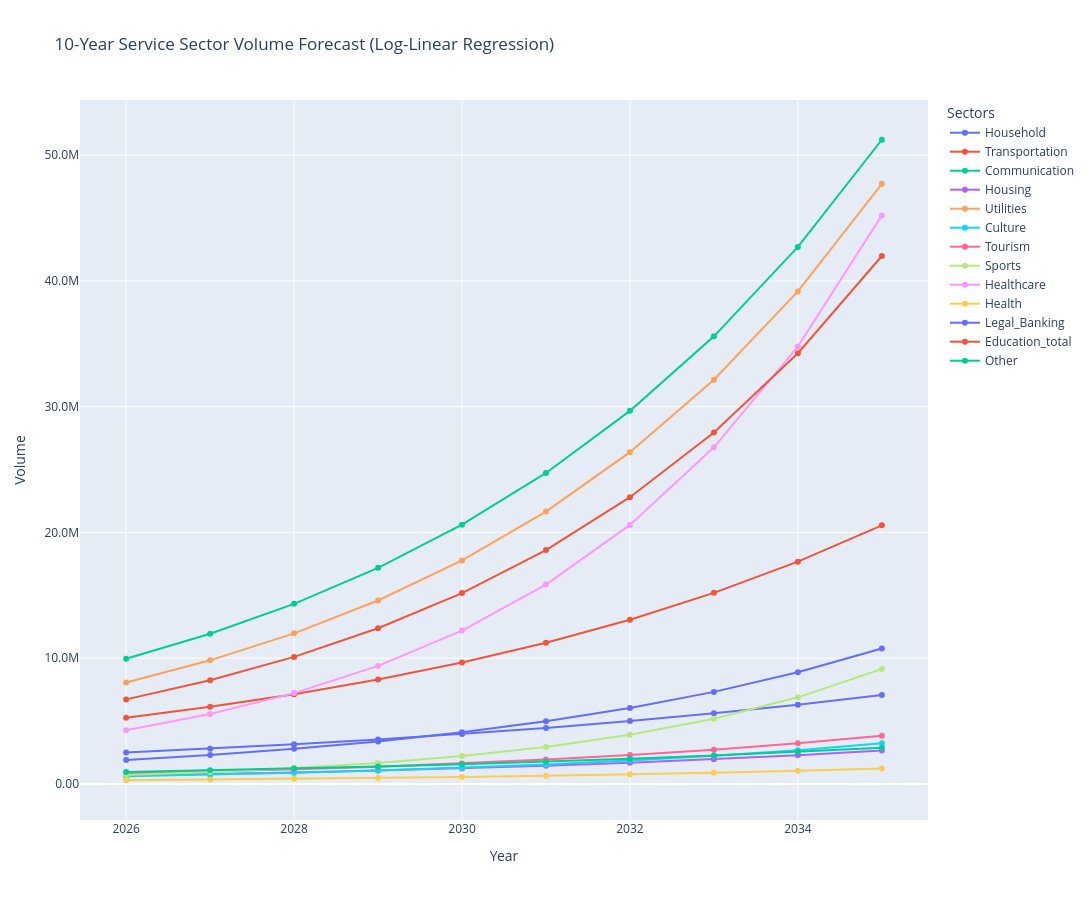

The code cell stored with this chart in its notebook:
### Code cell
# Creating the line graph to visualize it
graph = px.line(forecast_df, 
              x='Year', 
              y=sector_cols,
              title='10-Year Service Sector Volume Forecast (Log-Linear Regression)',
              labels={'value':'Volume', 'Year':'Year'},
              markers=True,
              width=1500, 
              height=900)

# Applying fixed layout and custom hovertemplate
graph.update_layout(
    yaxis_tickformat='.3s', 
    xaxis_fixedrange=True,  
    yaxis_fixedrange=True,   
    legend_title_text='Sectors')

graph.update_traces(hovertemplate="Sector: %{fullData.name}<br>Year: %{x}<br>Volume: %{y}<extra></extra>")
graph.show()

### Figure 1 — Plotly figure (JSON) as saved in the notebook; plotly's stock layout.template omitted (floating-point values rounded to 4 significant figures)
{"data": [{"hovertemplate": "Sector: %{fullData.name}<br>Year: %{x}<br>Volume: %{y}<extra></extra>", "legendgroup": "Household", "line": {"color": "#636efa", "dash": "solid"}, "marker": {"symbol": "circle"}, "mode": "lines+markers", "name": "Household", "orientation": "v", "showlegend": true, "type": "scatter", "x": [2026, 2027, 2028, 2029, 2030, 2031, 2032, 2033, 2034, 2035], "xaxis": "x", "y": [2495000.0, 2802000.0, 3146000.0, 3532000.0, 3965000.0, 4452000.0, 4998000.0, 5612000.0, 6300000.0, 7074000.0], "yaxis": "y"}, {"hovertemplate": "Sector: %{fullData.name}<br>Year: %{x}<br>Volume: %{y}<extra></extra>", "legendgroup": "Transportation", "line": {"color": "#EF553B", "dash": "solid"}, "marker": {"symbol": "circle"}, "mode": "lines+markers", "name": "Transportation", "orientation": "v", "showlegend": true, "type": "scatter", "x": [2026, 2027, 2028, 2029, 2030, 2031, 2032, 2033, 2034, 2035], "xaxis": "x", "y": [5271000.0, 6131000.0, 7132000.0, 8297000.0, 9652000.0, 11230000.0, 13060000.0, 15200000.0, 17680000.0, 20560000.0], "yaxis": "y"}, {"hovertemplate": "Sector: %{fullData.name}<br>Year: %{x}<br>Volume: %{y}<extra></extra>", "legendgroup": "Communication", "line": {"color": "#00cc96", "dash": "solid"}, "marker": {"symbol": "circle"}, "mode": "lines+markers", "name": "Communication", "orientation": "v", "showlegend": true, "type": "scatter", "x": [2026, 2027, 2028, 2029, 2030, 2031, 2032, 2033, 2034, 2035], "xaxis": "x", "y": [9951000.0, 11940000.0, 14320000.0, 17180000.0, 20610000.0, 24730000.0, 29670000.0, 35590000.0, 42700000.0, 51230000.0], "yaxis": "y"}, {"hovertemplate": "Sector: %{fullData.name}<br>Year: %{x}<br>Volume: %{y}<extra></extra>", "legendgroup": "Housing", "line": {"color": "#ab63fa", "dash": "solid"}, "marker": {"symbol": "circle"}, "mode": "lines+markers", "name": "Housing", "orientation": "v", "showlegend": true, "type": "scatter", "x": [2026, 2027, 2028, 2029, 2030, 2031, 2032, 2033, 2034, 2035], "xaxis": "x", "y": [667600.0, 778500.0, 907800.0, 1059000.0, 1234000.0, 1439000.0, 1678000.0, 1957000.0, 2282000.0, 2661000.0], "yaxis": "y"}, {"hovertemplate": "Sector: %{fullData.name}<br>Year: %{x}<br>Volume: %{y}<extra></extra>", "legendgroup": "Utilities", "line": {"color": "#FFA15A", "dash": "solid"}, "marker": {"symbol": "circle"}, "mode": "lines+markers", "name": "Utilities", "orientation": "v", "showlegend": true, "type": "scatter", "x": [2026, 2027, 2028, 2029, 2030, 2031, 2032, 2033, 2034, 2035], "xaxis": "x", "y": [8066000.0, 9828000.0, 11970000.0, 14590000.0, 17770000.0, 21660000.0, 26380000.0, 32150000.0, 39170000.0, 47720000.0], "yaxis": "y"}, {"hovertemplate": "Sector: %{fullData.name}<br>Year: %{x}<br>Volume: %{y}<extra></extra>", "legendgroup": "Culture", "line": {"color": "#19d3f3", "dash": "solid"}, "marker": {"symbol": "circle"}, "mode": "lines+markers", "name": "Culture", "orientation": "v", "showlegend": true, "type": "scatter", "x": [2026, 2027, 2028, 2029, 2030, 2031, 2032, 2033, 2034, 2035], "xaxis": "x", "y": [612400.0, 736700.0, 886200.0, 1066000.0, 1282000.0, 1543000.0, 1856000.0, 2232000.0, 2685000.0, 3230000.0], "yaxis": "y"}, {"hovertemplate": "Sector: %{fullData.name}<br>Year: %{x}<br>Volume: %{y}<extra></extra>", "legendgroup": "Tourism", "line": {"color": "#FF6692", "dash": "solid"}, "marker": {"symbol": "circle"}, "mode": "lines+markers", "name": "Tourism", "orientation": "v", "showlegend": true, "type": "scatter", "x": [2026, 2027, 2028, 2029, 2030, 2031, 2032, 2033, 2034, 2035], "xaxis": "x", "y": [821800.0, 975200.0, 1157000.0, 1373000.0, 1630000.0, 1934000.0, 2295000.0, 2723000.0, 3231000.0, 3835000.0], "yaxis": "y"}, {"hovertemplate": "Sector: %{fullData.name}<br>Year: %{x}<br>Volume: %{y}<extra></extra>", "legendgroup": "Sports", "line": {"color": "#B6E880", "dash": "solid"}, "marker": {"symbol": "circle"}, "mode": "lines+markers", "name": "Sports", "orientation": "v", "showlegend": true, "type": "scatter", "x": [2026, 2027, 2028, 2029, 2030, 2031, 2032, 2033, 2034, 2035], "xaxis": "x", "y": [714200.0, 948100.0, 1259000.0, 1671000.0, 2218000.0, 2944000.0, 3908000.0, 5187000.0, 6886000.0, 9140000.0], "yaxis": "y"}, {"hovertemplate": "Sector: %{fullData.name}<br>Year: %{x}<br>Volume: %{y}<extra></extra>", "legendgroup": "Healthcare", "line": {"color": "#FF97FF", "dash": "solid"}, "marker": {"symbol": "circle"}, "mode": "lines+markers", "name": "Healthcare", "orientation": "v", "showlegend": true, "type": "scatter", "x": [2026, 2027, 2028, 2029, 2030, 2031, 2032, 2033, 2034, 2035], "xaxis": "x", "y": [4275000.0, 5556000.0, 7221000.0, 9384000.0, 12200000.0, 15850000.0, 20600000.0, 26770000.0, 34790000.0, 45210000.0], "yaxis": "y"}, {"hovertemplate": "Sector: %{fullData.name}<br>Year: %{x}<br>Volume: %{y}<extra></extra>", "legendgroup": "Health", "line": {"color": "#FECB52", "dash": "solid"}, "marker": {"symbol": "circle"}, "mode": "lines+markers", "name": "Health", "orientation": "v", "showlegend": true, "type": "scatter", "x": [2026, 2027, 2028, 2029, 2030, 2031, 2032, 2033, 2034, 2035], "xaxis": "x", "y": [292300.0, 342800.0, 402100.0, 471700.0, 553300.0, 649000.0, 761300.0, 893100.0, 1048000.0, 1229000.0], "yaxis": "y"}, {"hovertemplate": "Sector: %{fullData.name}<br>Year: %{x}<br>Volume: %{y}<extra></extra>", "legendgroup": "Legal_Banking", "line": {"color": "#636efa", "dash": "solid"}, "marker": {"symbol": "circle"}, "mode": "lines+markers", "name": "Legal_Banking", "orientation": "v", "showlegend": true, "type": "scatter", "x": [2026, 2027, 2028, 2029, 2030, 2031, 2032, 2033, 2034, 2035], "xaxis": "x", "y": [1896000.0, 2300000.0, 2789000.0, 3383000.0, 4103000.0, 4976000.0, 6035000.0, 7319000.0, 8877000.0, 10770000.0], "yaxis": "y"}, {"hovertemplate": "Sector: %{fullData.name}<br>Year: %{x}<br>Volume: %{y}<extra></extra>", "legendgroup": "Education_total", "line": {"color": "#EF553B", "dash": "solid"}, "marker": {"symbol": "circle"}, "mode": "lines+markers", "name": "Education_total", "orientation": "v", "showlegend": true, "type": "scatter", "x": [2026, 2027, 2028, 2029, 2030, 2031, 2032, 2033, 2034, 2035], "xaxis": "x", "y": [6723000.0, 8241000.0, 10100000.0, 12380000.0, 15180000.0, 18600000.0, 22800000.0, 27940000.0, 34250000.0, 41980000.0], "yaxis": "y"}, {"hovertemplate": "Sector: %{fullData.name}<br>Year: %{x}<br>Volume: %{y}<extra></extra>", "legendgroup": "Other", "line": {"color": "#00cc96", "dash": "solid"}, "marker": {"symbol": "circle"}, "mode": "lines+markers", "name": "Other", "orientation": "v", "showlegend": true, "type": "scatter", "x": [2026, 2027, 2028, 2029, 2030, 2031, 2032, 2033, 2034, 2035], "xaxis": "x", "y": [957100.0, 1082000.0, 1223000.0, 1383000.0, 1563000.0, 1767000.0, 1997000.0, 2258000.0, 2553000.0, 2886000.0], "yaxis": "y"}], "layout": {"height": 900, "legend": {"title": {"text": "Sectors"}, "tracegroupgap": 0}, "title": {"text": "10-Year Service Sector Volume Forecast (Log-Linear Regression)"}, "width": 1500, "xaxis": {"anchor": "y", "domain": [0, 1], "fixedrange": true, "title": {"text": "Year"}}, "yaxis": {"anchor": "x", "domain": [0, 1], "fixedrange": true, "tickformat": ".3s", "title": {"text": "Volume"}}}}
